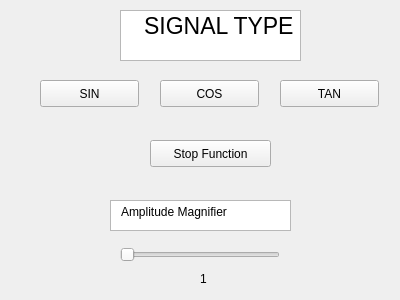
<?xml version="1.0" encoding="UTF-8"?>
<ui version="4.0">
 <class>Form</class>
 <widget class="QWidget" name="Form">
  <property name="geometry">
   <rect>
    <x>0</x>
    <y>0</y>
    <width>400</width>
    <height>300</height>
   </rect>
  </property>
  <property name="windowTitle">
   <string>Form</string>
  </property>
  <widget class="QSlider" name="horizontalSlider">
   <property name="geometry">
    <rect>
     <x>120</x>
     <y>240</y>
     <width>160</width>
     <height>29</height>
    </rect>
   </property>
   <property name="minimum">
    <number>1</number>
   </property>
   <property name="maximum">
    <number>10</number>
   </property>
   <property name="orientation">
    <enum>Qt::Horizontal</enum>
   </property>
  </widget>
  <widget class="QPlainTextEdit" name="plainTextEdit">
   <property name="geometry">
    <rect>
     <x>110</x>
     <y>200</y>
     <width>181</width>
     <height>31</height>
    </rect>
   </property>
   <property name="plainText">
    <string>  Amplitude Magnifier</string>
   </property>
  </widget>
  <widget class="QTextEdit" name="textEdit">
   <property name="geometry">
    <rect>
     <x>120</x>
     <y>10</y>
     <width>181</width>
     <height>51</height>
    </rect>
   </property>
   <property name="html">
    <string>&lt;!DOCTYPE HTML PUBLIC &quot;-//W3C//DTD HTML 4.0//EN&quot; &quot;http://www.w3.org/TR/REC-html40/strict.dtd&quot;&gt;
&lt;html&gt;&lt;head&gt;&lt;meta name=&quot;qrichtext&quot; content=&quot;1&quot; /&gt;&lt;style type=&quot;text/css&quot;&gt;
p, li { white-space: pre-wrap; }
&lt;/style&gt;&lt;/head&gt;&lt;body style=&quot; font-family:'Ubuntu'; font-size:11pt; font-weight:400; font-style:normal;&quot;&gt;
&lt;p style=&quot; margin-top:0px; margin-bottom:0px; margin-left:0px; margin-right:0px; -qt-block-indent:0; text-indent:0px;&quot;&gt;&lt;span style=&quot; font-size:26pt; vertical-align:super;&quot;&gt;   SIGNAL TYPE&lt;/span&gt;&lt;/p&gt;&lt;/body&gt;&lt;/html&gt;</string>
   </property>
  </widget>
  <widget class="QPushButton" name="pushButton">
   <property name="geometry">
    <rect>
     <x>40</x>
     <y>80</y>
     <width>99</width>
     <height>27</height>
    </rect>
   </property>
   <property name="text">
    <string>SIN</string>
   </property>
  </widget>
  <widget class="QPushButton" name="pushButton_2">
   <property name="geometry">
    <rect>
     <x>160</x>
     <y>80</y>
     <width>99</width>
     <height>27</height>
    </rect>
   </property>
   <property name="text">
    <string>COS</string>
   </property>
  </widget>
  <widget class="QPushButton" name="pushButton_3">
   <property name="geometry">
    <rect>
     <x>280</x>
     <y>80</y>
     <width>99</width>
     <height>27</height>
    </rect>
   </property>
   <property name="text">
    <string>TAN</string>
   </property>
  </widget>
  <widget class="QLabel" name="label">
   <property name="geometry">
    <rect>
     <x>200</x>
     <y>270</y>
     <width>68</width>
     <height>17</height>
    </rect>
   </property>
   <property name="text">
    <string>1</string>
   </property>
  </widget>
  <widget class="QPushButton" name="pushButton_4">
   <property name="geometry">
    <rect>
     <x>150</x>
     <y>140</y>
     <width>121</width>
     <height>27</height>
    </rect>
   </property>
   <property name="text">
    <string>Stop Function</string>
   </property>
  </widget>
 </widget>
 <resources/>
 <connections>
  <connection>
   <sender>horizontalSlider</sender>
   <signal>valueChanged(int)</signal>
   <receiver>label</receiver>
   <slot>setNum(int)</slot>
   <hints>
    <hint type="sourcelabel">
     <x>187</x>
     <y>252</y>
    </hint>
    <hint type="destinationlabel">
     <x>189</x>
     <y>282</y>
    </hint>
   </hints>
  </connection>
 </connections>
 <slots>
  <slot>sin()</slot>
  <slot>cos()</slot>
  <slot>tan()</slot>
 </slots>
</ui>
